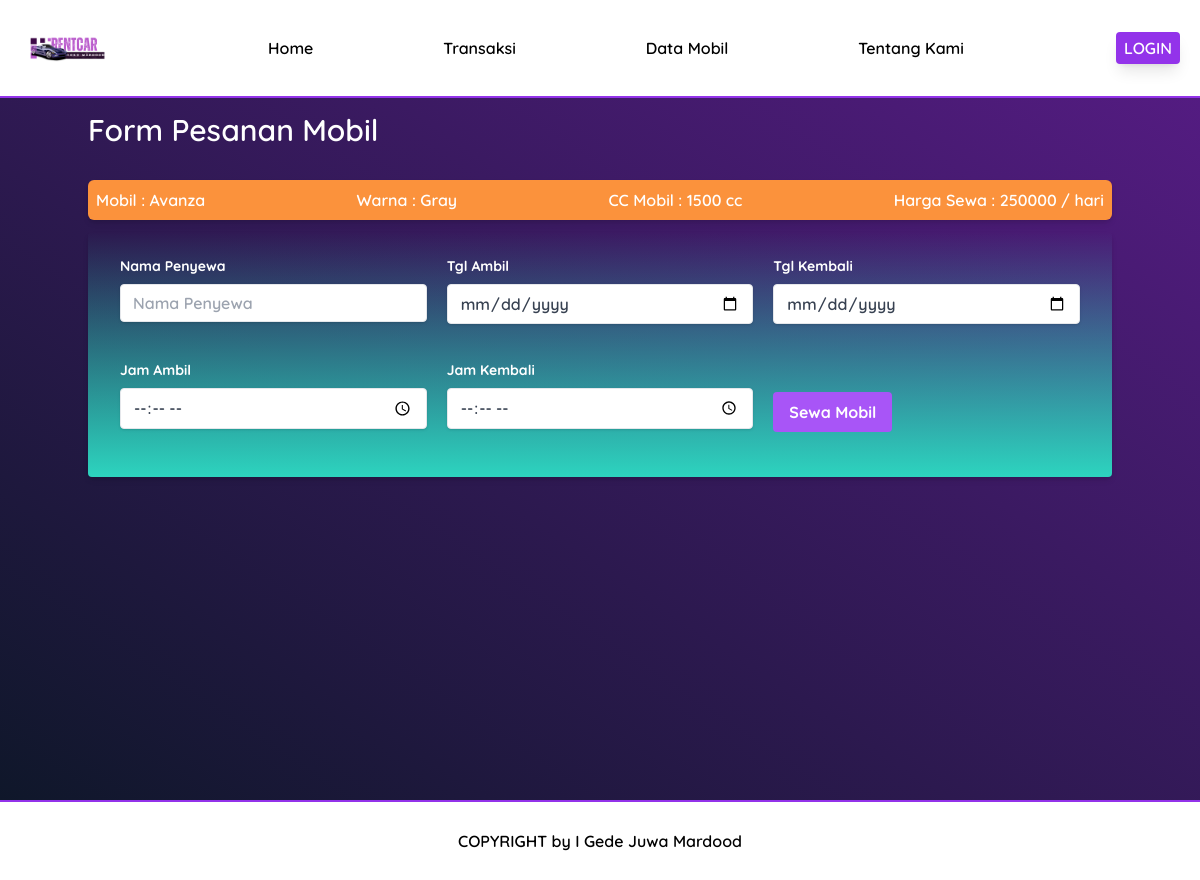
Page /app/sewa.php?kode=DK1438WM on the committed database.
### tables this page shows
CREATE TABLE `mobils` (
  `id` bigint(20) UNSIGNED NOT NULL,
  `nama_mobil` varchar(255) NOT NULL,
  `kode_mobil` varchar(255) NOT NULL,
  `warna_mobil` varchar(255) NOT NULL,
  `cc_mobil` varchar(255) NOT NULL,
  `harga_sewa` int(11) NOT NULL,
  `gambar_mobil` varchar(255) NOT NULL,
  `created_at` timestamp NULL DEFAULT NULL,
  `updated_at` timestamp NULL DEFAULT NULL
);

### app/function.php (called while the page is built, shortened)
<?php
$conn = mysqli_connect('Localhost','root','','db_rentcar');
function findCar($kode){
     global $conn;
     $find = mysqli_query($conn,"SELECT * FROM mobils WHERE kode_mobil = '$kode'");
     $finds = mysqli_fetch_assoc($find);
     return $finds;
}

### app/sewa.php (the view, shortened to what this page needs)
<?php
require './function.php';
$data = findCar($_GET['kode']);
?>
<link rel="stylesheet" href="<?= BASEURL?>/assets/css/output.css">
<?php require_once('../layouts/header.php') ?>
<div class="container mx-auto pt-28 h-[800px] text-white">
     <h1 class="text-3xl font-semibold mb-8">Form Pesanan Mobil</h1>
     <div class="flex justify-between rounded-md mb-3 px-2 py-2 shadow-md bg-orange-400 text-white">
          <p>Mobil : <?=$data['nama_mobil']?></p>
          <p>Warna : <?=$data['warna_mobil']?></p>
          <p>CC Mobil : <?=$data['cc_mobil']?></p>
          <p>Harga Sewa : <?=$data['harga_sewa']?> / hari</p>
     </div>
     <form class="bg-gradient-to-t from-teal-400 shadow-md rounded px-8 pt-6 pb-8 mb-4  grid grid-cols-3 gap-5"
          action="" method="POST">
          <div class="mb-4">
               <label class="block text-white text-sm font-bold mb-2" for="namaPenyewa">
                    Nama Penyewa
               </label>
               <input
                    class="shadow appearance-none border rounded w-full py-2 px-3 text-gray-700 leading-tight focus:outline-none focus:shadow-outline"
                    id="namaPenyewa" autofocus type="text" name="nama_penyewa" placeholder="Nama Penyewa" required
                    value="<?= isset($_POST['nama_penyewa']) ? $_POST['nama_penyewa'] : '' ?>">
          </div>
          <div class="mb-4">
               <label class="block text-white text-sm font-bold mb-2" for="kodeMobil">
                    Tgl Ambil
               </label>
               <input
                    class="shadow appearance-none border rounded w-full py-2 px-3 text-gray-700 leading-tight focus:outline-none focus:shadow-outline"
                    type="date" id="tgl_ambil" name="tgl_ambil" placeholder="Lama Sewa"
                    value="<?= isset($_POST['tgl_ambil']) ? $_POST['tgl_ambil'] : '' ?>">
          </div>
          <div class="mb-4">
               <label class="block text-white text-sm font-bold mb-2" for="kodeMobil">
                    Tgl Kembali
               </label>
               <input
                    class="shadow appearance-none border rounded w-full py-2 px-3 text-gray-700 leading-tight focus:outline-none focus:shadow-outline"
                    type="date" id="tgl_kembali" name="tgl_kembali" placeholder="Lama Sewa"
                    value="<?= isset($_POST['tgl_kembali']) ? $_POST['tgl_kembali'] : '' ?>">
          </div>
          <div class="mb-4">
               <label class="block text-white text-sm font-bold mb-2" for="Lama Sewa">
                    Jam Ambil
               </label>
               <input
                    class="shadow appearance-none border rounded w-full py-2 px-3 text-gray-700 leading-tight focus:outline-none focus:shadow-outline"
                    type="time" id="jam_ambil" name="jam_ambil" placeholder="Jam Kembali"
                    value="<?= isset($_POST['jam_ambil']) ? $_POST['jam_ambil'] : '' ?>">
          </div>
          <div class="mb-4">
               <label class="block text-white text-sm font-bold mb-2" for="Lama Sewa">
                    Jam Kembali
               </label>
               <input
                    class="shadow appearance-none border rounded w-full py-2 px-3 text-gray-700 leading-tight focus:outline-none focus:shadow-outline"
                    type="time" id="jam_kembali" name="jam_kembali" placeholder="Jam Kembali"
                    value="<?= isset($_POST['jam_kembali']) ? $_POST['jam_kembali'] : '' ?>">
          </div>
          <div class="flex gap-5">
               <div class="mt-8">
                    <button
                         class="bg-purple-500 hover:bg-purple-700 text-white font-bold py-2 px-4 rounded focus:outline-none focus:shadow-outline"
                         type="submit" id="btn-sewa" name="btn-sewa" onsubmit="return notification();">
                         Sewa Mobil
                    </button>
               </div>
          </div>
     </form>
</div>
<?php require_once('../layouts/footer.php') ?>

### rows in the picture
mobils: nama_mobil "Avanza", warna_mobil "Gray", cc_mobil "1500 cc", harga_sewa "250000"
